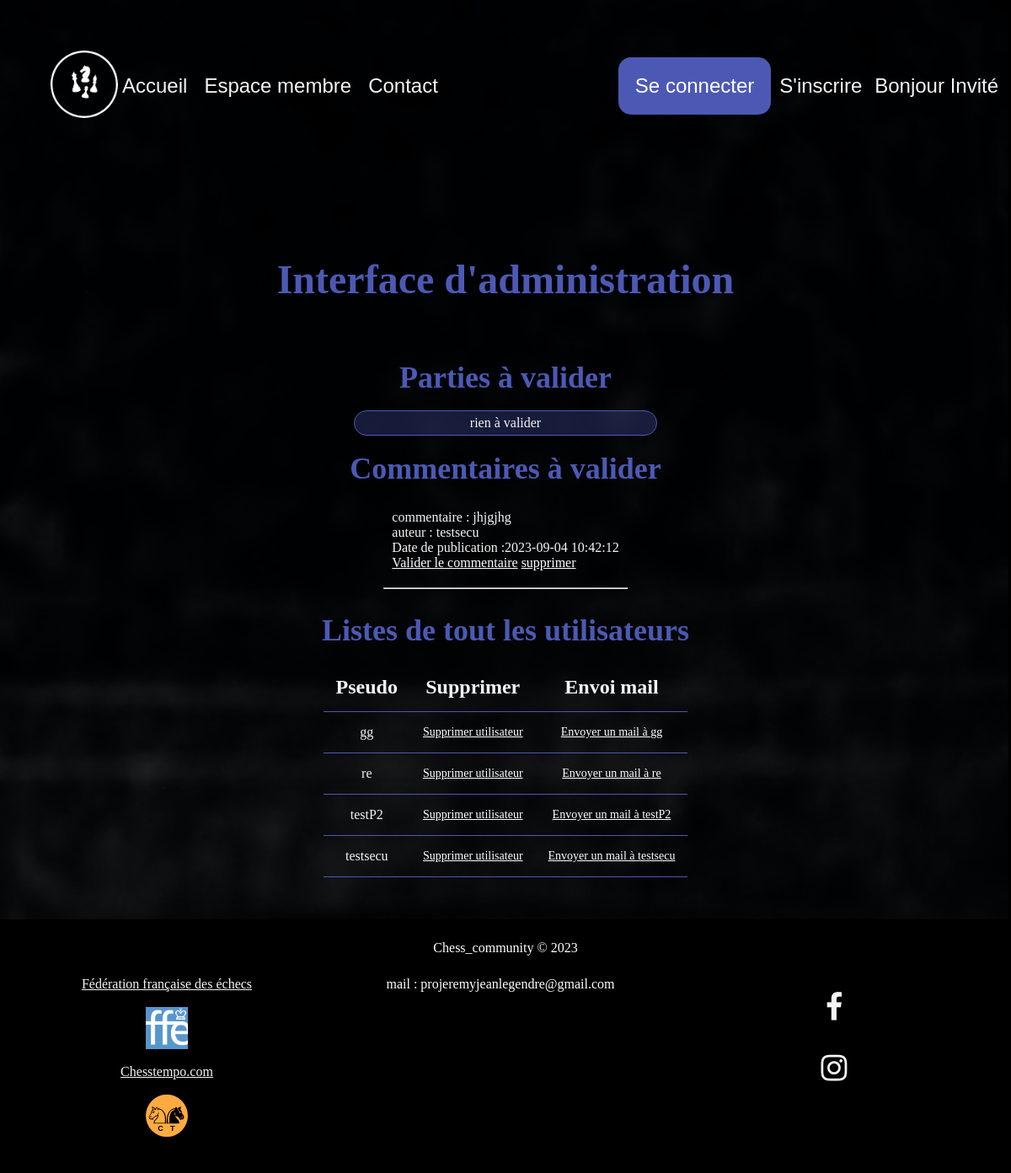
The app's page /admin.php with its own data.
### tables this page shows
CREATE TABLE `commentaire` (
  `id` int(11) NOT NULL,
  `comment` text NOT NULL,
  `date_publication` datetime DEFAULT NULL,
  `id_utilisateur` int(11) NOT NULL,
  `id_statut` int(11) NOT NULL,
  `id_partie` int(11) NOT NULL
);

CREATE TABLE `utilisateur` (
  `id` int(11) NOT NULL,
  `mail` varchar(200) DEFAULT NULL,
  `pseudo` varchar(30) DEFAULT NULL,
  `mot_de_passe` varchar(255) DEFAULT NULL,
  `role_utilisateur` varchar(30) DEFAULT NULL
);

### controller/admin_controller.php (called while the page is built, shortened)
<?php
$connexion = connexion();
$Admin = new Admin;
$allGamesAdmin = $Admin->showGamesAdmin($connexion);
$allCommentAdmin = $Admin->showCommentAdmin($connexion);
$allUserAdmin = $Admin->getAdminAllUsers($connexion);

### classes/Admin.php (called while the page is built, shortened)
<?php
class Admin
{
    public function showGamesAdmin($connexion)
    {
        try {
            $sql = "SELECT *, partie.id FROM partie INNER JOIN utilisateur ON utilisateur.id = id_utilisateur WHERE id_statut = 1";
            $stmt = $connexion->prepare($sql);
            $stmt->execute();
        } catch (Exception $e) {
            $erreur = $e->getMessage();
        }
        $results = $stmt->fetchAll(PDO::FETCH_ASSOC);
        return $results;
    }
    public function showCommentAdmin($connexion)
    {
        try {
            $sql = "SELECT *,commentaire.id FROM commentaire INNER JOIN utilisateur ON utilisateur.id = id_utilisateur WHERE id_statut = 1";
            $stmt = $connexion->prepare($sql);
            $stmt->execute();
        } catch (Exception $e) {
            $erreur = $e->getMessage();
        }
        $results = $stmt->fetchAll(PDO::FETCH_ASSOC);
        return $results;
    }
    public function getAdminAllUsers($connexion)
    {
        try {
            $sql = " SELECT * FROM utilisateur WHERE role_utilisateur = 'inscrit'";
            $stmt = $connexion->prepare($sql);
            $stmt->execute();
        } catch (Exception $e) {
            $erreur = $e->getMessage();
        }
        $results = $stmt->fetchAll(PDO::FETCH_ASSOC);
        return $results;
    }
}

### admin.php (the view, shortened to what this page needs)
<?php
require('includes/header.php');
include('includes/nav.php');
?>
<?php
require('controller/admin_controller.php');
?>
<section class="section-title" data-aos="fade-up">
    <h1>Interface d'administration</h1>
</section>
<section class="member_section-title" data-aos="fade-up" data-aos-delay="300">
    <h2>Parties à valider</h2>
</section>
<section class="resume-game_section">
    <aside class="resume-container">
        <?php
        if (count($allGamesAdmin)) {
            foreach ($allGamesAdmin as $game) { ?>
                <div class="resume-wrapper">
                    <div class="header-resume">
                        <h3>Auteur:</h3>
                        <p><?= $game['pseudo'] ?></a></p>
                        <h3>Elo:</h3>
                        <p><?= $game['elo_utilisateur'] ?></p>
                    </div>
                    <div class="footer-resume">
                        <h3>Date de publication:</h3>
                        <p><?= $game['date_de_publication'] ?></p>
                        <h3>Couleur joué:</h3>
                        <p><?= $game['couleur_joue'] ?></p>
                    </div>
                    <div class="validation-wrapper">
                        <a href="controller/validation_controller.php?id=<?= $game['id'] ?>">Valider</a>
                        <a href="<?= $game['file_path'] ?>">télécharger</a>
                        <a href="controller/validation_controller.php?moderateid=<?= $game['id'] ?>&moderate='delete'">supprimer</a>
                    </div>
                </div>
        <?php }
        } else {
            echo "rien à valider";
        }
        ?>
    </aside>
</section>
<section class="member_section-title" data-aos="fade-up">
    <h2>Commentaires à valider</h2>
</section>
<section class="comment-section-admin" data-aos="fade-up" data-aos-delay="300">
    <?php
    if (count($allCommentAdmin)) {
        foreach ($allCommentAdmin as $comment) {
    ?>
            <div class="comment-container">
                <div class="comment">
                    <p>commentaire :<?= $comment['comment']; ?></p>
                    <p>auteur : <?= $comment['pseudo']; ?></p>
                    <p>Date de publication :<?= $comment['date_publication']; ?></p>
                    <a href="controller/validation_controller.php?idComment=<?= $comment['id'] ?>">Valider le commentaire</a>
                    <a href="controller/validation_controller.php?moderateCommentId=<?= $comment['id'] ?>&moderateComment='delete'">supprimer</a>
                </div>
                <hr>
        <?php }
    } else {
        echo 'rien à valider';
    };
        ?>
</section>
<section class="member_section-title" data-aos="fade-up">
    <h2>Listes de tout les utilisateurs</h2>
</section>
<section class="table-container" data-aos="fade-up" data-aos-delay="300">
    <table>
        <thead>
            <tr>
                <th>Pseudo</th>
                <th>Supprimer</th>
                <th>Envoi mail </th>
            </tr>
        </thead>
        <tbody>
            <?php
            foreach ($allUserAdmin as $membre) {
            ?>
                <tr>
                    <td><?= $membre['pseudo'] ?></td>
                    <td>
                        <p><a href="controller/deleteUser_controller.php?id=<?= $membre['id'] ?>">Supprimer utilisateur</a></p>
                    </td>
                    <td>
                        <p><a href="mailto:<?= $membre['mail'] ?>">Envoyer un mail à <?= $membre['pseudo'] ?></a></p>
                    </td>
                </tr>
            <?php }  ?>
        </tbody>
    </table>
</section>
<?php
require('includes/footer.php');
?>

### assets/css/css/base.css (style rules this page uses)
:root { --main-color: rgb(76, 89, 180); --main-border-radius: 15px; --main-border: 1px solid var(--main-color); --main-backdrop: blur(4px); --main-glassmorphism: rgba(76, 89, 180, 0.31); --second-color: rgb(245, 245, 245); --second-border: 1px solid var(--second-color); --second-glassmorphism: rgba(245, 245, 245, 0.31); --p-font-size: 14px; --h3-font-size: 24px; --h2-font-size: 36px; --h1-font-size: 48px; --title-font: "Verdana"; --main-font: "Helvetica"; }

### assets/css/css/tableau.css (style rules this page uses)
.table-container { display: flex; justify-content: center; margin-bottom:20px; }
table { border-collapse: collapse; }
tr { border-bottom: var(--main-border); }
td { padding: 15px; text-align: center; }
th { font-size: var(--h3-font-size); padding: 15px; }
td > p { color: white; font-size: var(--p-font-size); }
td > p > a { color: white; font-size: var(--p-font-size); }

### assets/css/css/layout.css (style rules this page uses)
.section-title { display: flex; justify-content: center; margin-bottom: 50px; text-align: center; }
.section-title h1 { color: var(--main-color); font-size: var(--h1-font-size); font-family: var(--title-font); }
section { display: flex; justify-content: center; flex-direction: column; align-items: center; row-gap: 20px; }
.resume-container, article { width: 30%; }
.resume-container { background: var(--main-glassmorphism); backdrop-filter: var(--main-backdrop); border-radius: var(--main-border-radius); border: var(--main-border); padding: 5px; display: flex; flex-direction: column; align-items: center; justify-content: center; }

### assets/css/css/second-menu.css (style rules this page uses)
.resume-game_section { grid-area: 2 / 1 / 6 / 5; display: flex; justify-content: center; align-items: center; }

### assets/css/css/espace.css (style rules this page uses)
.member_section-title { grid-area: 1 / 1 / 2 / 6; display: flex; justify-content: center; align-items: center; }
.member_section-title h2 { color: var(--main-color); font-size: var(--h2-font-size); margin: 18px 0; font-family: "Verdana"; }
.resume-game_section { grid-area: 2 / 1 / 6 / 5; display: flex; justify-content: center; align-items: center; }

### assets/css/css/onegame.css (style rules this page uses)
.comment { word-wrap: break-word; max-width: 300px; }

### assets/css/css/footer.css (style rules this page uses)
footer, body { background-color: black; color: white; }

### assets/css/css/admin.css (style rules this page uses)
.comment-section-admin hr { color: var(--main-color); margin: 10px 0; }
.comment { padding:10px; max-width: 300px; word-wrap: break-word; }
.comment-section-admin a { color:white; }

### records on screen
commentaire: comment "jhjgjhg", id_utilisateur.pseudo "testsecu", date_publication "2023-09-04 10:42:12"
utilisateur: pseudo "gg"
utilisateur: pseudo "re"
utilisateur: pseudo "testP2"
utilisateur: pseudo "testsecu"
